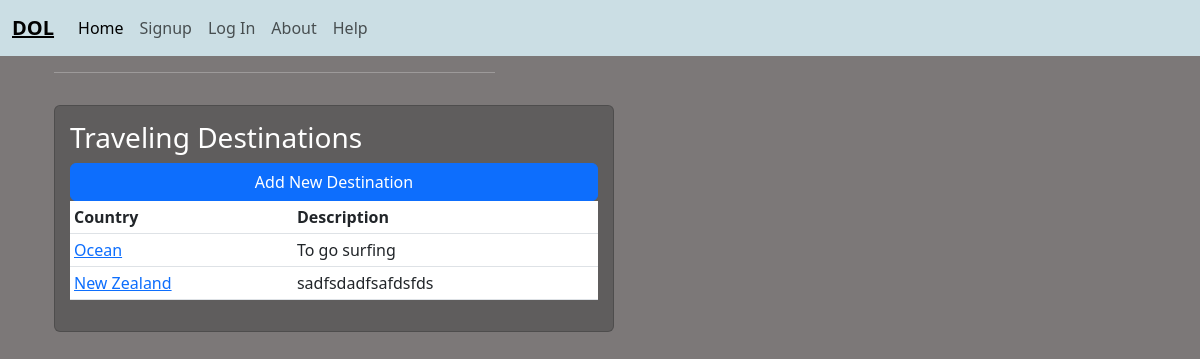
Screenshot of /wishes/ with the database file from the repository.
### wishes/models.py (models this page shows, shortened)
class Wish(models.Model):
    summary = models.CharField(max_length=256)
    description = models.TextField()
    status = models.ForeignKey(
    Status,
    on_delete=models.CASCADE,
    null = True
    )
    author = models.ForeignKey(
        get_user_model(),
        on_delete=models.CASCADE
    )
    assignee = models.ForeignKey(
        get_user_model(),
        on_delete=models.CASCADE,
        null = True,
        related_name= "assignee"
    )
    created_on = models.DateTimeField(auto_now_add=True)

### wishes/views.py (the view)
# urls.py: path('', views.BoardView.as_view(), name ='board'),
class BoardView(ListView):
    template_name ="wishes/board.html"
    model = Wish

### templates/wishes/board.html (shortened to what this page needs)
{% extends 'base.html' %}
{% load static %}
{% block content %}
<body class="homeBody">
<div class="container">
    <div class="row">
        <div class="col-md-5">
            <hr>
            <div class ="card card-body">
                <h3>Traveling Destinations</h3>
                <a class="btn btn-primary" href="{% url 'new_wish' %}">Add New Destination</a>
                <table class ="table table-sm">
                    <tr>
                        <th>Country</th>
                        <th>Description</th>
                    </tr>
                    {% for wish in wish_list %}
                        <tr>
                            <td><a href="{% url 'wish_detail' wish.id %}">{{ wish.summary | truncatechars:150 }}</a></td>
                            <td>{{ wish.description | truncatechars:250 }}</td>
                        </tr>
                        {% endfor %}
                </table>
            </div>
        </div>
    </div>
</div>
</body>
{% endblock content %}

### static/css/base.css (style rules this page uses)
.card { width: 30%; margin: 2rem auto; padding: 15px; width:35rem; background-color: rgb(95, 93, 93); color: white; }
.homeBody { background-color: rgb(124, 120, 120); color: white; }

### rows the page displays
Wish: summary "Ocean", description "To go surfing"
Wish: summary "New Zealand", description "sadfsdadfsafdsfds"
